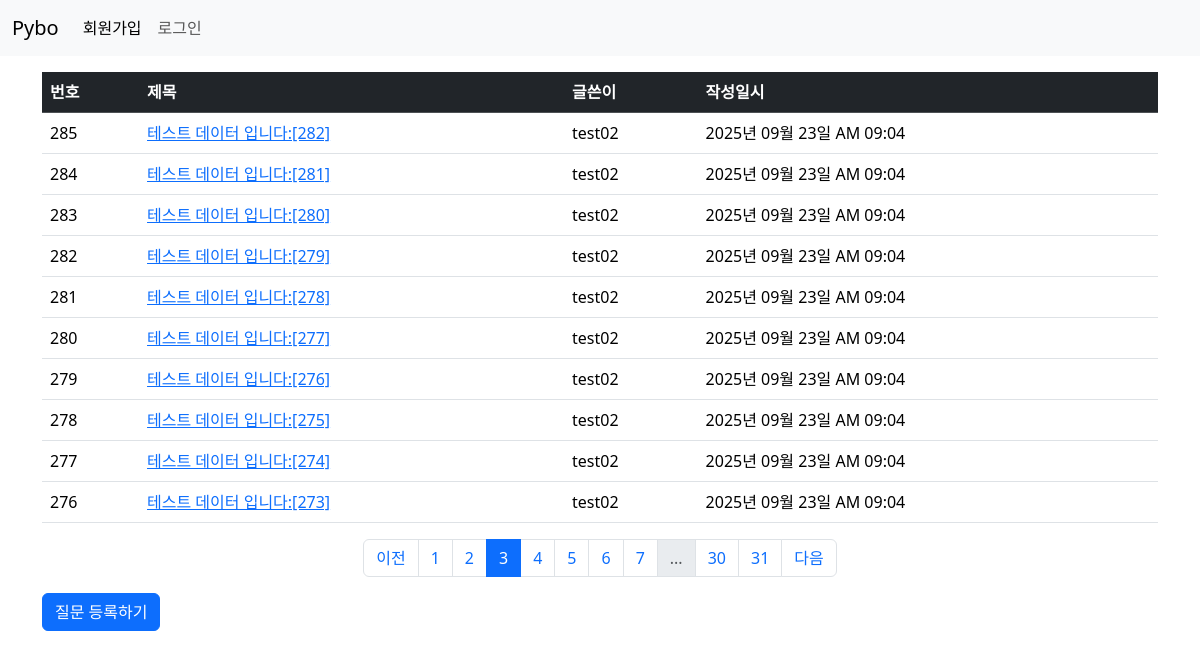
Screenshot of /question/list/?page=3 with the database file from the repository.
### pybo/models.py (models this page shows)
class Question(db.Model):
    id = db.Column(db.Integer, primary_key=True)
    subject = db.Column(db.String(200), nullable=False)
    content = db.Column(db.Text(), nullable=False)
    create_date = db.Column(db.DateTime(), nullable=False)
    user_id = db.Column(db.Integer, db.ForeignKey('user.id', ondelete='CASCADE'),
                        nullable=False)
    user = db.relationship('User', backref=db.backref('question_set'))

class User(db.Model):
    id = db.Column(db.Integer, primary_key=True)
    username = db.Column(db.String(150), unique=True, nullable=False)
    password = db.Column(db.String(200), nullable=False)
    email = db.Column(db.String(120), unique=True, nullable=False)

### pybo/views/question_views.py (the view)
@bp.route('/list/')
def _list():
    page = request.args.get('page', default=1, type=int)  # 페이지
    question_list = Question.query.order_by(Question.create_date.desc())
    question_list = question_list.paginate(page=page, per_page=10)  # 한 페이지에 보여야할 게시글 수
    return render_template('question/question_list.html', question_list=question_list)

### pybo/filter.py (called while the page is built)
def format_datetime(value, fmt='%Y년 %m월 %d일 %p %I:%M'):
    return value.strftime(fmt)

### pybo/views/auth_views.py (called while the page is built)
@bp.before_app_request
def load_logged_in_user():
    user_id = session.get('user_id')
    if user_id is None:
        g.user = None
    else:
        g.user = User.query.get(int(user_id))

### pybo/templates/question/question_list.html (shortened to what this page needs)
{% extends 'base.html' %}
{% block content %}
<div class="container my-3">
    <table class="table table-hover">
        <thead>
        <tr class="table-dark">
            <th scope="col">번호</th>
            <th scope="col">제목</th>
            <th scope="col">글쓴이</th>
            <th scope="col">작성일시</th>
        </tr>
        </thead>
        <tbody>
        {% if question_list %}
        {% for question in question_list.items %}
        <tr>
            <td>{{ question_list.total - (question_list.page - 1) * question_list.per_page - loop.index0 }}</td>
            <td>
                <a href="{{ url_for('question.detail', question_id= question.id) }}">{{ question.subject }}</a>
            </td>
            <td>{{ question.user.username }}</td>
            <td>{{ question.create_date|datetime }}</td>
        </tr>
        {% endfor %}
        {% else %}
        <tr>
            <td colspan="3">질문이 없습니다.</td>
        </tr>
        {% endif %}
        </tbody>
    </table>
    <ul class="pagination justify-content-center">
        {% if question_list.has_prev %}
        <li class="page-item"><a href="?page={{ question_list.prev_num }}" class="page-link">이전</a></li>
        {% else %}
        <li class="page-item disabled"><a href="javascript:void(0)" class="page-link">이전</a></li>
        {% endif %}
        {% for page_num in question_list.iter_pages() %}
        {% if page_num %}
        {% if page_num != question_list.page %}
        <li class="page-item"><a class="page-link" href="?page={{ page_num }}">{{ page_num }}</a></li>
        {%else%}
        <li class="page-item active">
            <a class="page-link" href="javascript:void(0)" aria-current="page">{{ page_num }}</a>
        </li>
        {% endif %}
        {% else %}
        <li class="page-item disabled"><a class="page-link" href="javascript:void(0)">...</a></li>
        {% endif %}
        {% endfor %}
        {% if question_list.has_next %}
        <li class="page-item"><a href="?page={{ question_list.next_num }}" class="page-link">다음</a></li>
        {% else %}
        <li class="page-item disabled"><a href="javascript:void(0)" class="page-link">다음</a></li>
        {% endif %}
    </ul>
    <a href="{{ url_for('question.create') }}" class="btn btn-primary">질문 등록하기</a>
</div>
{% endblock %}

### rows the page displays
Question: total "285", subject "테스트 데이터 입니다:[282]", user.username "test02", create_date "2025년 09월 23일 AM 09:04"
Question: total "284", subject "테스트 데이터 입니다:[281]", user.username "test02", create_date "2025년 09월 23일 AM 09:04"
Question: total "283", subject "테스트 데이터 입니다:[280]", user.username "test02", create_date "2025년 09월 23일 AM 09:04"
Question: total "282", subject "테스트 데이터 입니다:[279]", user.username "test02", create_date "2025년 09월 23일 AM 09:04"
Question: total "281", subject "테스트 데이터 입니다:[278]", user.username "test02", create_date "2025년 09월 23일 AM 09:04"
Question: total "280", subject "테스트 데이터 입니다:[277]", user.username "test02", create_date "2025년 09월 23일 AM 09:04"
Question: total "279", subject "테스트 데이터 입니다:[276]", user.username "test02", create_date "2025년 09월 23일 AM 09:04"
Question: total "278", subject "테스트 데이터 입니다:[275]", user.username "test02", create_date "2025년 09월 23일 AM 09:04"
Question: total "277", subject "테스트 데이터 입니다:[274]", user.username "test02", create_date "2025년 09월 23일 AM 09:04"
Question: total "276", subject "테스트 데이터 입니다:[273]", user.username "test02", create_date "2025년 09월 23일 AM 09:04"

### other values shown
{{ page_num }} "1" "2" "4" "5" "6" "7" "30" "31"
{{ page_num }} "3"
